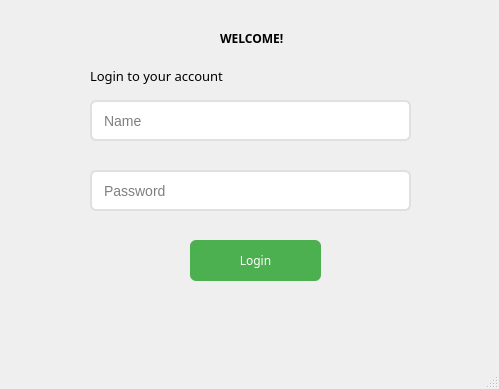
<?xml version="1.0" encoding="UTF-8"?>
<ui version="4.0">
 <class>MainWindow</class>
 <widget class="QMainWindow" name="MainWindow">
  <property name="geometry">
   <rect>
    <x>0</x>
    <y>0</y>
    <width>499</width>
    <height>389</height>
   </rect>
  </property>
  <property name="windowTitle">
   <string>MainWindow</string>
  </property>
  <widget class="QWidget" name="centralwidget">
   <widget class="QPushButton" name="pushButton_login">
    <property name="geometry">
     <rect>
      <x>190</x>
      <y>240</y>
      <width>131</width>
      <height>41</height>
     </rect>
    </property>
    <property name="sizePolicy">
     <sizepolicy hsizetype="Minimum" vsizetype="Maximum">
      <horstretch>0</horstretch>
      <verstretch>41</verstretch>
     </sizepolicy>
    </property>
    <property name="font">
     <font>
      <family>Sitka Small</family>
      <pointsize>9</pointsize>
      <weight>50</weight>
      <bold>false</bold>
     </font>
    </property>
    <property name="styleSheet">
     <string notr="true">QPushButton {
    background-color: #4CAF50; /* Màu xanh lá */
    color: white; /* Màu chữ trắng */
    border-radius: 6px; /* Bo góc */
    padding: 10px;
}
QPushButton:hover {
    background-color: #45a049; /* Màu xanh lá đậm khi hover */
}
QPushButton:pressed {
    background-color: #388E3C;
}

</string>
    </property>
    <property name="text">
     <string>Login</string>
    </property>
   </widget>
   <widget class="QLabel" name="label">
    <property name="geometry">
     <rect>
      <x>220</x>
      <y>30</y>
      <width>151</width>
      <height>17</height>
     </rect>
    </property>
    <property name="font">
     <font>
      <family>Sitka Small</family>
      <pointsize>9</pointsize>
      <weight>75</weight>
      <bold>true</bold>
     </font>
    </property>
    <property name="text">
     <string>WELCOME!</string>
    </property>
   </widget>
   <widget class="QLabel" name="label_2">
    <property name="geometry">
     <rect>
      <x>90</x>
      <y>60</y>
      <width>211</width>
      <height>31</height>
     </rect>
    </property>
    <property name="font">
     <font>
      <family>Sitka Heading</family>
      <pointsize>10</pointsize>
      <weight>50</weight>
      <bold>false</bold>
     </font>
    </property>
    <property name="text">
     <string>Login to your account</string>
    </property>
   </widget>
   <widget class="QLineEdit" name="lineEdit_name">
    <property name="geometry">
     <rect>
      <x>90</x>
      <y>100</y>
      <width>321</width>
      <height>41</height>
     </rect>
    </property>
    <property name="font">
     <font>
      <pointsize>-1</pointsize>
     </font>
    </property>
    <property name="styleSheet">
     <string notr="true">QLineEdit {
    border: 2px solid #E0E0E0;
    border-radius: 6px;
    padding: 5px 10px;
    font-size: 14px;
}

QLineEdit:focus {
    border: 2px solid #4CAF50;
}</string>
    </property>
    <property name="placeholderText">
     <string>Name</string>
    </property>
   </widget>
   <widget class="QLineEdit" name="lineEdit_password">
    <property name="geometry">
     <rect>
      <x>90</x>
      <y>170</y>
      <width>321</width>
      <height>41</height>
     </rect>
    </property>
    <property name="font">
     <font>
      <pointsize>-1</pointsize>
     </font>
    </property>
    <property name="styleSheet">
     <string notr="true">QLineEdit {
    border: 2px solid #E0E0E0;
    border-radius: 6px;
    padding: 5px 10px;
    font-size: 14px;
}

QLineEdit:focus {
    border: 2px solid #4CAF50;
}</string>
    </property>
    <property name="echoMode">
     <enum>QLineEdit::Password</enum>
    </property>
    <property name="placeholderText">
     <string>Password</string>
    </property>
   </widget>
  </widget>
  <widget class="QMenuBar" name="menubar">
   <property name="geometry">
    <rect>
     <x>0</x>
     <y>0</y>
     <width>499</width>
     <height>18</height>
    </rect>
   </property>
  </widget>
  <widget class="QStatusBar" name="statusbar"/>
 </widget>
 <resources/>
 <connections/>
</ui>
